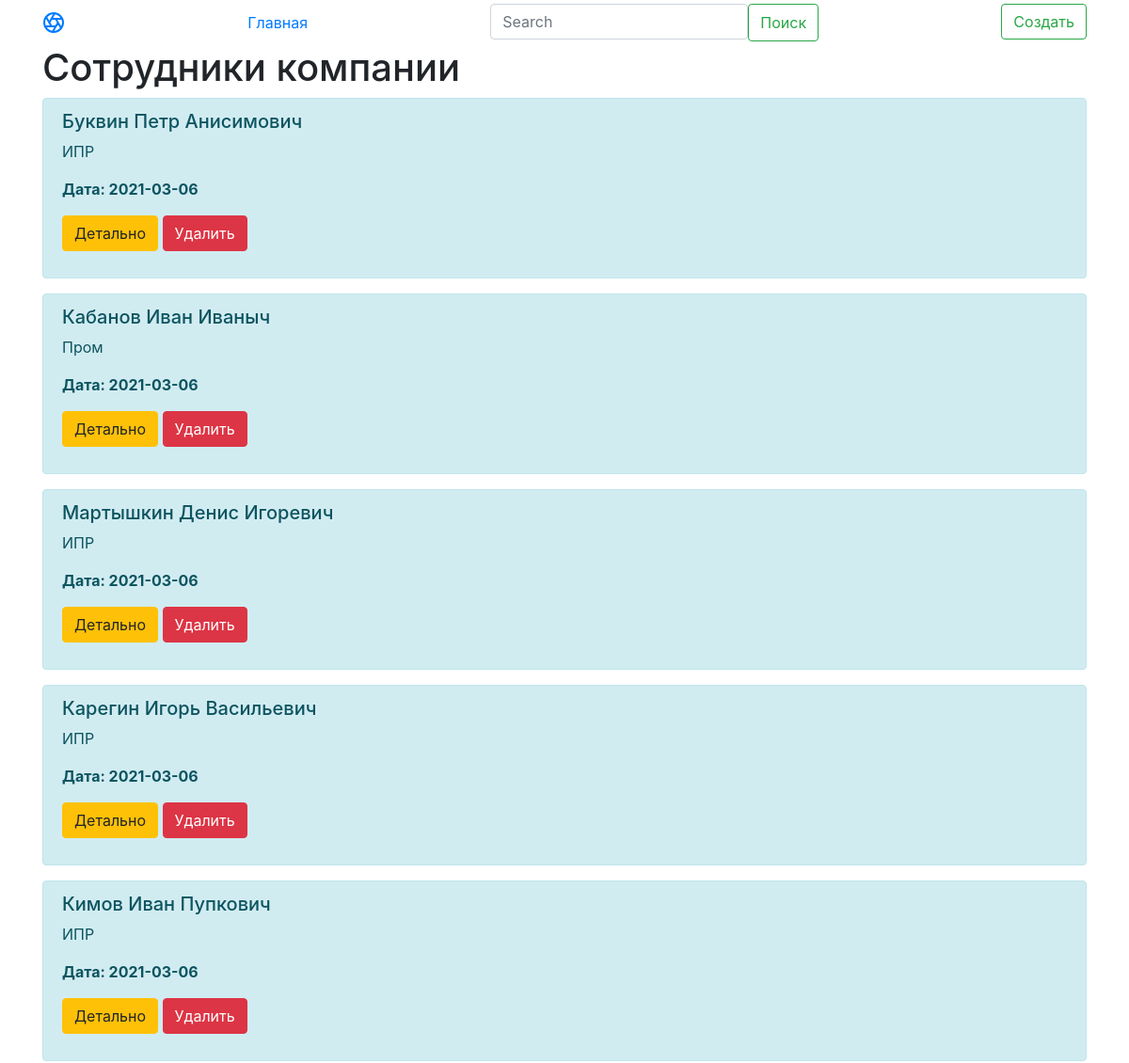
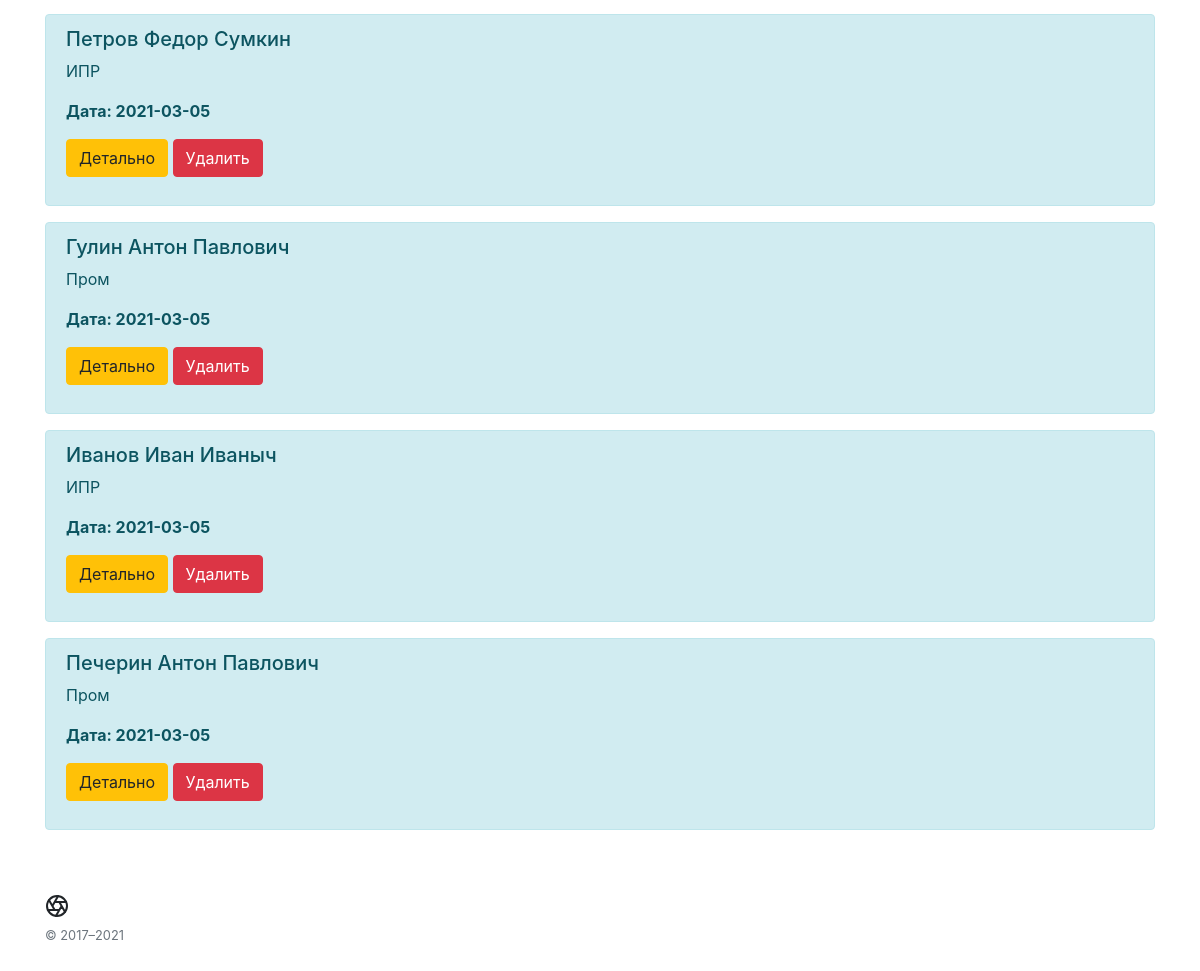
Page /inventory on the committed database (2 pictures, top to bottom).
### main.py (models this page shows, shortened)
class Article(db.Model):
    id = db.Column(db.Integer, primary_key=True)
    title = db.Column(db.String(100), nullable=False)
    intro = db.Column(db.String(300), nullable=False)
    date = db.Column(db.DateTime, default=datetime.utcnow)

### main.py (the view)
@app.route('/')
@app.route('/home')
@app.route('/inventory')
def inventory():
    q = request.args.get('q')
    if q:
        articles = Article.query.filter(Article.title.contains(q)).all()
        print(articles)
    else:
        articles = Article.query.order_by(Article.date.desc()).all()
    return render_template("inventory.html", articles=articles)

### templates/inventory.html (shortened to what this page needs)
{% extends 'base.html' %}
{% block body %}
<div class="container">
    <h1>Сотрудники компании</h1>
    {% if articles|length > 0 %}
        {% for el in articles %}
        <div class="alert alert-info">
            <h5>{{ el.title }}</h5>
            <p>{{ el.intro }}</p>
            <p><b>Дата: {{ el.date.date() }}</b>
            <p>
                <a href="/inventory/{{ el.id }}" class="btn btn-warning">Детально</a>
            <a href="/inventory/{{ el.id }}/delete" class="btn btn-danger">Удалить</a>
        </div>
        {% endfor %}
    {% else %}
    <p>Нет сотрудников</p>
    {% endif %}
</div>
{% endblock %}

### rows in the picture
Article: title "Буквин Петр Анисимович", intro "ИПР", date "2021-03-06"
Article: title "Кабанов Иван Иваныч", intro "Пром", date "2021-03-06"
Article: title "Мартышкин Денис Игоревич", intro "ИПР", date "2021-03-06"
Article: title "Карегин Игорь Васильевич", intro "ИПР", date "2021-03-06"
Article: title "Кимов Иван Пупкович", intro "ИПР", date "2021-03-06"
Article: title "Петров Федор Сумкин", intro "ИПР", date "2021-03-05"
Article: title "Гулин Антон Павлович", intro "Пром", date "2021-03-05"
Article: title "Иванов Иван Иваныч", intro "ИПР", date "2021-03-05"
Article: title "Печерин Антон Павлович", intro "Пром", date "2021-03-05"
